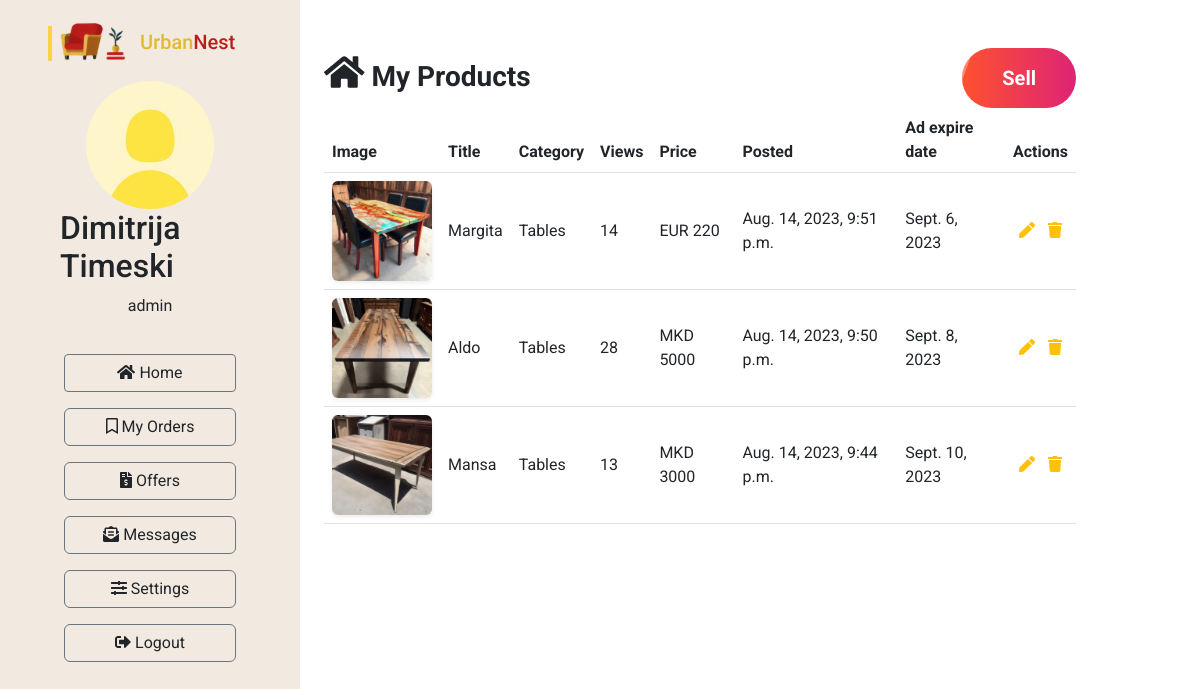
Screenshot of /dashboard/home (signed in) with the database file from the repository.
### Furniture/models.py (models this page shows, shortened)
class UrbanNestUser(models.Model):
    user = models.OneToOneField(User, on_delete=models.CASCADE)
    first_name = models.CharField(max_length=100)
    last_name = models.CharField(max_length=100)
    photo = models.ImageField(upload_to='images/users', null=True, blank=True)
    address = models.CharField(max_length=200)
    city = models.CharField(max_length=100)
    postal_code = models.CharField(max_length=100)
    province = models.CharField(max_length=100)
    country = CountryField()
    phone_number = models.CharField(max_length=15)
    shopping_cart = models.ForeignKey('ShoppingCart', on_delete=models.CASCADE, null=True, blank=True)

class FurnitureAd(models.Model):
    seller = models.ForeignKey(UrbanNestUser, on_delete=models.CASCADE)
    name = models.CharField(max_length=255)
    category = models.ForeignKey(Category, on_delete=models.CASCADE)
    rating = models.IntegerField(validators=[MinValueValidator(1), MaxValueValidator(5)])
    description = models.TextField()
    price = models.IntegerField()
    CURRENCY_CHOICES = [
        ('MKD', 'Denar'),
        ('EUR', 'Euro'),
        ('USD', 'Dollar'),
    ]
    currency = models.CharField(max_length=3, choices=CURRENCY_CHOICES)
    width = models.IntegerField()
    length = models.IntegerField()
    height = models.IntegerField()
    weight = models.IntegerField()
    UNIT_CHOICES = [
        ('kg', 'Kilograms'),
        ('lb', 'Pounds'),
    ]
    unit_weight = models.CharField(max_length=100, choices=UNIT_CHOICES)
    image = models.ImageField(upload_to='images/furnitures', null=True, blank=True)
    creation_date = models.DateTimeField(auto_now_add=True)
    last_modified_date = models.DateTimeField(auto_now=True)
    ad_duration_to = models.DateField()
    views = models.IntegerField(default=0)
    active = models.BooleanField(default=True)

class Category(models.Model):
    name = models.CharField(max_length=255)
    photo = models.ImageField(upload_to='images/categories', null=True, blank=True)
    creation_date = models.DateTimeField(auto_now_add=True)
    last_modified_date = models.DateTimeField(auto_now=True)

### Furniture/views.py (the view)
# urls.py: path("dashboard/home", dashboard_home, name="dashboard_home"),
@login_required
def dashboard_home(request):
    user = UrbanNestUser.objects.get(user=request.user)
    list_of_ads = FurnitureAd.objects.filter(seller=user).order_by('-creation_date')
    context = {'user': user, 'list_of_ads': list_of_ads}
    return render(request, 'dashboard/dashboard-home.html', context=context)

### Furniture/templates/dashboard/dashboard-home.html (shortened to what this page needs)
{% extends "dashboard/base-dashboard.html" %}
{% block content %}
<div class="container my-5">
    <div class="d-flex justify-content-between align-items-center"><h3><strong><i
            class='fas fa-home' style='font-size:36px'></i> My Products</strong></h3>
        <a href="{% url 'add_furniture_ad' %}" id="sell_furniture" class="btn-fancy text-decoration-none">
            <span class="btn-text">Sell</span>
            <span class="btn-shine"></span>
            <span class="btn-shine btn-shine-2"></span>
        </a>
    </div>
    <div class="table-responsive">
        <table class="table table-hover">
            <thead>
            <tr>
                <th scope="col">Image</th>
                <th scope="col">Title</th>
                <th scope="col">Category</th>
                <th scope="col">Views</th>
                <th scope="col">Price</th>
                <th scope="col">Posted</th>
                <th scope="col">Ad expire date</th>
                <th scope="col" class="text-center">Actions</th>
            </tr>
            </thead>
            <tbody id="furniture_ad_tbody">
            {% for ad in list_of_ads %}
            <tr>
                {% if ad.image %}
                <td><a href="{% url 'addetails' pk=ad.pk %}"><img src="{{ad.image.url}}" alt="" width="100px"
                                                                  class="rounded shadow-sm"></a></td>
                {% endif %}
                <td class="align-middle">{{ad.name}}</td>
                <td class="align-middle">{{ad.category.name}}</td>
                <td class="align-middle">{{ad.views}}</td>
                <td class="align-middle">{{ad.currency}} {{ad.price}}</td>
                <td class="align-middle">{{ad.creation_date}}</td>
                <td class="align-middle">{{ad.ad_duration_to}}</td>
                {% if ad.active == True %}
                <td class="align-middle">
                    <div class="d-flex justify-content-around">
                        <a href="{% url 'edit_furniture_ad' ad_id=ad.pk %}" class="text-warning"><i
                                class='fas fa-pen'></i></a>
                        <a href="{% url 'delete_furniture_ad' ad_id=ad.pk %}" class="text-warning"><i
                                class='fas fa-trash'></i></a>
                    </div>
                </td>
                {% else %}
                <td class="align-middle text-center">
                </td>
                {% endif %}
            </tr>
            {% endfor %}
            </tbody>
        </table>
    </div>
</div>
{% endblock %}

### Furniture/templates/dashboard/base-dashboard.html (shortened to what this page needs)
<!DOCTYPE html>
<html lang="en">
<head>
    <link rel="stylesheet" href="https://cdn.jsdelivr.net/npm/bootstrap@5.3.0/dist/css/bootstrap.min.css">
    <link rel="stylesheet"
          href="https://cdn.jsdelivr.net/npm/@fortawesome/fontawesome-free@6.2.1/css/fontawesome.min.css"
>
</head>
<body>
<div style="min-height: 100vh;">
    <div class="row d-flex align-items-stretch p-0 m-0">
        <div class="py-3 px-5 col-md-3" style="background: #F2EAE1; min-height: 100vh;">
            <a href="{% url 'index' %}">
                <div>
                </div>
            </a>
            <div class="pt-3 container d-flex flex-column align-items-center justify-content-center mb-1">
                {% if user.photo %}
                <img src="{{ MEDIA_URL }}{{ user.photo.url }}" alt="" class="rounded-circle"
                     style="width: 128px; height: 128px;">
                {% endif %}
                <h2>{{ user.first_name }} {{ user.last_name }}</h2>
                <p>{{ user.user.username }}</p>
            </div>
            <div class="d-flex flex-column justify-content-center px-3 gap-3 py-3">
                <a href="{% url 'dashboard_home' %}" class="text-decoration-none text-reset btn btn-outline-secondary"
                   style="border-radius: 4px;"><i class="fas fa-home"></i> Home</a>
                <a href="{% url 'my_orders' %}" class="text-decoration-none text-reset btn btn-outline-secondary"><i
                        class='far fa-bookmark'></i> My
                    Orders</a>
                <a href="{% url 'offers' %}" class="text-decoration-none text-reset btn btn-outline-secondary"><i
                        class='fas fa-file-invoice-dollar'></i> Offers</a>
                <a href="{% url 'dashboard_messages' %}"
                   class="text-decoration-none text-reset btn btn-outline-secondary"><i
                        class='fas fa-envelope-open-text'></i> Messages</a>
                <a href="{% url 'edit_settings' %}" class="text-decoration-none text-reset btn btn-outline-secondary"><i
                        class='fas fa-sliders-h'></i> Settings</a>
                <a href="{% url 'logout' %}" class="text-decoration-none text-reset btn btn-outline-secondary"><i
                        class="fas fa-sign-out-alt"></i> Logout</a>
            </div>
        </div>
        <div class="col-md-8 white">
            {% block content %}{% endblock %}
        </div>
    </div>
</div>
</body>
</html>

### Furniture/templates/dashboard/base-dashboard.html (style rules this page uses)
* { font-family: 'Roboto', sans-serif !important; }
html, body { margin: 0; padding: 0; }
* { box-sizing: border-box; }

### Furniture/templates/dashboard/dashboard-home.html (style rules this page uses)
.btn-fancy { position: relative; display: inline-block; padding: 15px 40px; background: linear-gradient(to right, #ff512f, #dd2476); border: none; color: white; font-size: 20px; font-weight: bold; border-radius: 30px; overflow: hidden; transition: transform 0.3s, filter 0.3s, box-shadow 0.3s; z-index: 1; }
.btn-fancy .btn-text { position: relative; z-index: 2; }
.btn-fancy .btn-shine { position: absolute; top: 0; left: -100%; width: 100%; height: 100%; background: rgba(255, 255, 255, 0.2); transform: skewX(-20deg); z-index: 1; animation: shine 2s infinite; transition: left 0.3s; }
.btn-fancy .btn-shine-2 { background: rgba(255, 255, 255, 0.15); animation: shine 3s infinite reverse; }

### rows the page displays
UrbanNestUser: photo (placeholder picture), first_name "Dimitrija", last_name "Timeski", user.username "admin"
FurnitureAd: image (picture), name "Margita", category.name "Tables", views "14", currency "EUR", price "220", creation_date "Aug. 14, 2023, 9:51 p.m.", ad_duration_to "Sept. 6, 2023", active True (drawn)
FurnitureAd: image (picture), name "Aldo", category.name "Tables", views "28", currency "MKD", price "5000", creation_date "Aug. 14, 2023, 9:50 p.m.", ad_duration_to "Sept. 8, 2023", active True (drawn)
FurnitureAd: image (picture), name "Mansa", category.name "Tables", views "13", currency "MKD", price "3000", creation_date "Aug. 14, 2023, 9:44 p.m.", ad_duration_to "Sept. 10, 2023", active True (drawn)
